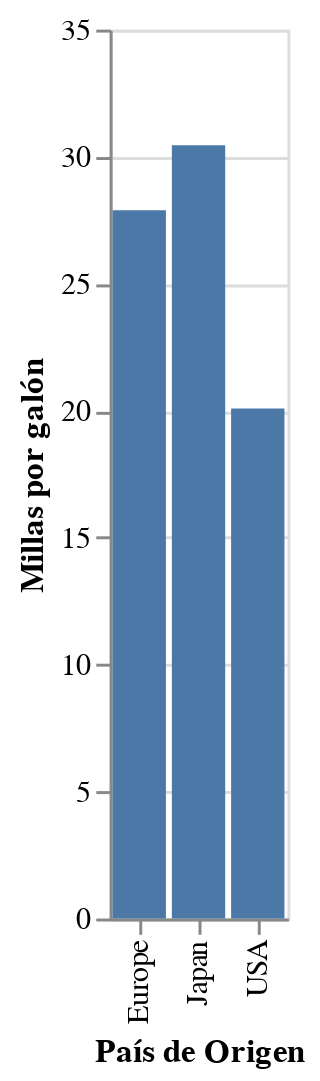

Source (notebook cell):
### Markdown cell above
## Sorting

### Code cell
alt.Chart(cars).mark_bar().encode(
    x = alt.X('Origin', 
              axis = alt.Axis(title = 'País de Origen'), 
              sort = alt.EncodingSortField(
                  field = 'Miles_per_Gallon', 
                  op = 'count', 
                  order = 'ascending')
             ),
    y = alt.Y('mean(Miles_per_Gallon)', axis = alt.Axis(title = 'Millas por galón')),
)

### Figure 1 — Vega-Lite specification as saved in the notebook (floating-point values rounded to 4 significant figures; data arrays with more than 128 entries replaced by an {"elided": "..."} marker saying what was removed)
{"config": {"view": {"continuousWidth": 300, "continuousHeight": 300}}, "data": {"name": "data-583e73726c1545c56c203344161a975c"}, "mark": {"type": "bar"}, "encoding": {"x": {"axis": {"title": "País de Origen"}, "field": "Origin", "sort": {"field": "Miles_per_Gallon", "op": "count", "order": "ascending"}, "type": "nominal"}, "y": {"aggregate": "mean", "axis": {"title": "Millas por galón"}, "field": "Miles_per_Gallon", "type": "quantitative"}}, "$schema": "https://vega.github.io/schema/vega-lite/v5.17.0.json", "datasets": {"data-583e73726c1545c56c203344161a975c": {"elided": "406 records"}}}
